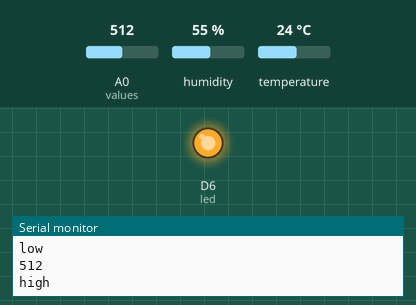
A sketch run on a simulated ESP8266 (NodeMCU). Parts: output pins drawn as LEDs (lit = HIGH), the last lines printed to the serial monitor. Inputs (shaded band) come from the test bench; at power-on: A0 (values) = 512, temperature 24 °C, humidity 55 %. WiFi joins after 1.5 s; servers stay silent unless stated.

Above: at 3.0 s.
3.1 s: A0 (values) set to 413
6.6 s: A0 (values) set to 384
At 7.6 s:
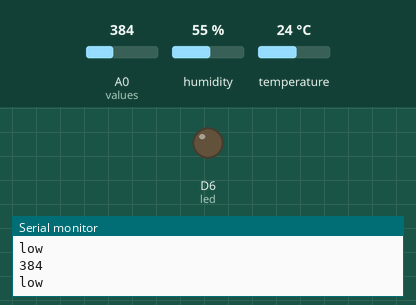
8.3 s: temperature set to 39 °C
10.1 s: temperature set to 42 °C
14.4 s: temperature set to 12 °C
Timing chart, 0 to 16.9 s (numbered marks = the images above; inputs shaded):
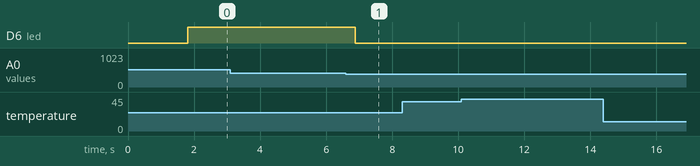

The sketch:

mq-9.ino
```cpp
#define BLYNK_PRINT Serial


#include <ESP8266WiFi.h>
#include <BlynkSimpleEsp8266.h>
#include <DHT.h>

#define values      A0
#define led         D6

// You should get Auth Token in the Blynk App.

char auth[] = "JBTa1Q4en-dOocFd6zi83qSwejcP9uDN";

// Your WiFi credentials.
// Set password to "" for open networks.
char ssid[] = "********";
char pass[] = "********";

#define DHTPIN D3          // What digital pin we're connected to

#define DHTTYPE DHT11     // DHT 11


DHT dht(DHTPIN, DHTTYPE);
BlynkTimer timer;

void sendSensor()
{
  float h = dht.readHumidity();
  float t = dht.readTemperature(); // or dht.readTemperature(true) for Fahrenheit

  if (isnan(h) || isnan(t)) {
    Serial.println("Failed to read from DHT sensor!");
    return;
  }
  // You can send any value at any time.
  // Please don't send more that 10 values per second.
  Blynk.virtualWrite(V5, h);
  Blynk.virtualWrite(V6, t);
  if(h<40){
    digitalWrite(led,HIGH); //turn on led
     Serial.println("high");
      Blynk.notify("humidity is high");
  }
  else{                                       //if not
    digitalWrite(led,LOW);
     Serial.println("low");//turn off led
      }
      if(t>40){
    digitalWrite(led,HIGH); //turn on led
     Serial.println("high");
     Blynk.notify("temperature is low");
  }
  else{                                       //if not
    digitalWrite(led,LOW);
     Serial.println("low");//turn off led
      }
}


void setup() {
  pinMode(values,INPUT);
   pinMode(led,OUTPUT);
   Serial.begin(9600);
  // put your setup code here, to run once:
  Blynk.begin(auth, ssid, pass);


  dht.begin();

  // Setup a function to be called every second
  timer.setInterval(1000L, sendSensor);


}

void loop() {
  int values;
  values =analogRead(A0);
  Serial.println(values);
   Blynk.virtualWrite(V7, values);

   if(values>400){
    digitalWrite(led,HIGH); //turn on led
     Serial.println("high");
     Blynk.notify("flammable gas is there");
  }
  else{                                       //if not
    digitalWrite(led,LOW);
     Serial.println("low");//turn off led
      }

 delay(500);

  Blynk.run();
  timer.run();
}
```

Measured:
- the behaviour switches between 401 and 400 on A0 (values) (found by bisection; images 0 and 1)
- after the input at 6.6 s, D6 (led): HIGH → LOW after 0.28 s
